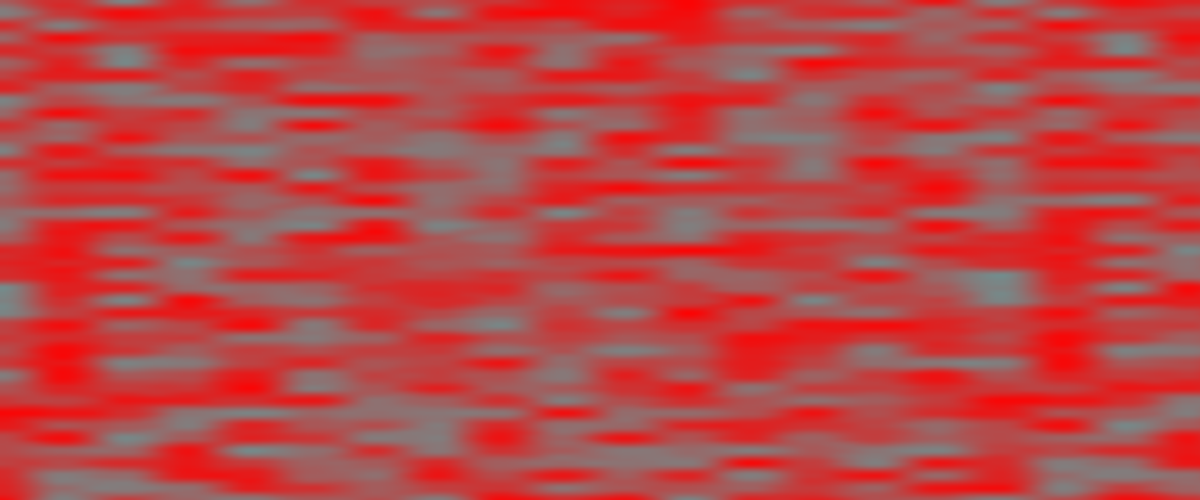
Frame 1 (no input)
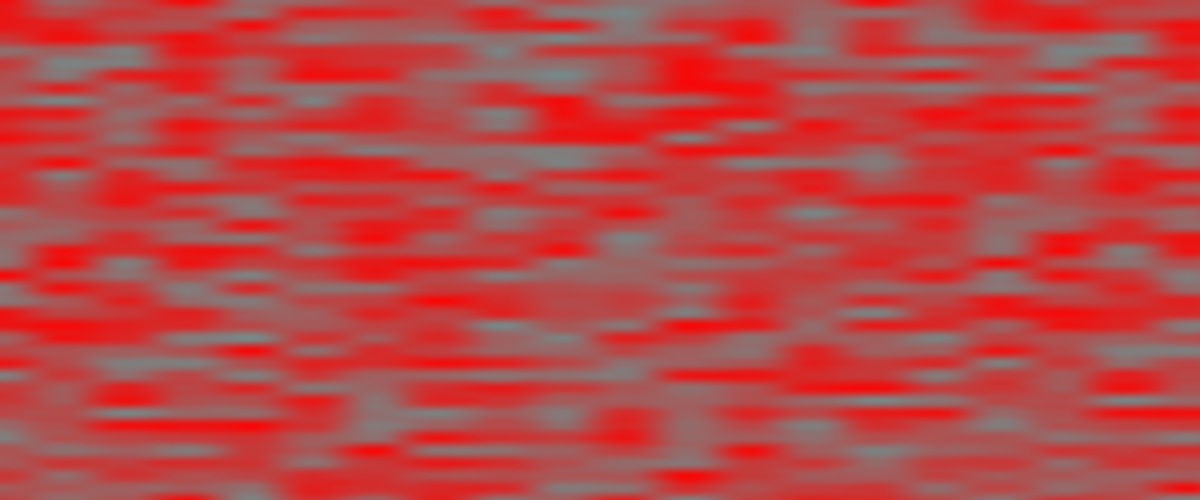
Frame 60 (the mouse pressed at the canvas centre just before this capture)
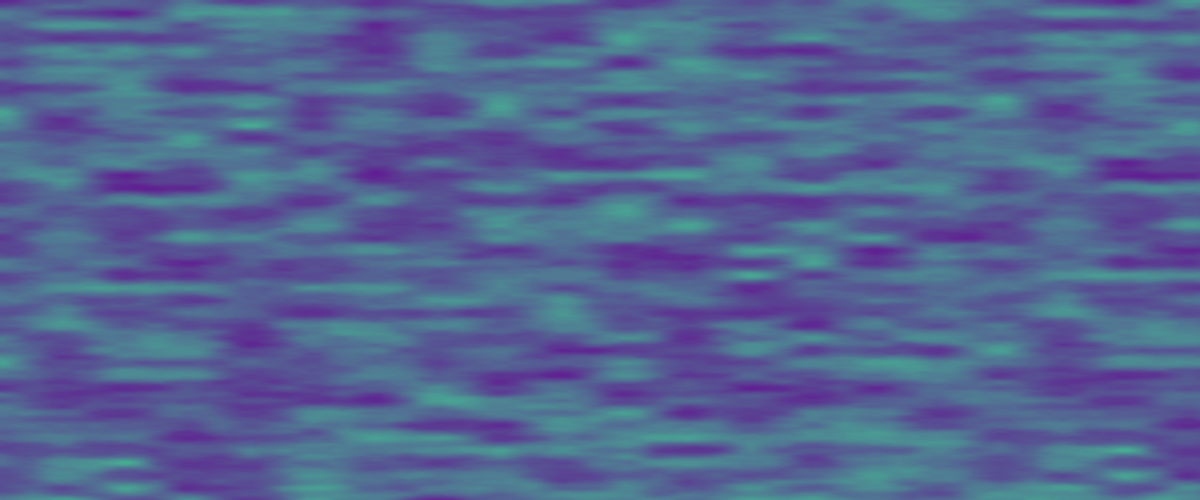
Frame 120 (the mouse held since frame 60 and released just before this capture)

The Processing sketch that drew these frames (run headless with seeded random() and noise(); from frame 60 on, the mouse is pressed at the canvas centre):

// Processing sketch: build
// ── build.pde

color c1 = color(255, 0, 0);
color c2 = color(0, 255, 255);

float inc = 0.02;
int density = 2;

float zoff = 0.0;

void setup(){
	size(1920,800);
	noStroke();
	colorMode(RGB, 256);
	frameRate(4);

}

void draw(){
	background(0);
	float detail = map(mouseX, 0, width, 0.1, 0.6);
	noiseDetail(8, detail);
	float xoff = 0.0;
	for(int x=0; x<width; x+=density){
		float yoff = 0.0;
		for(int y=0; y<height; y+=density){
			float n = noise(xoff, yoff, zoff);
			color c = lerpColor(c1, c2, n);
			fill(c);
			rect(x, y, density, density);
			yoff+= inc*5;
		}
		xoff+= inc;
	}
	zoff=frameCount/10.0; //inc*5;
}

void mousePressed(){
	c1 = color(random(155), random(55), random(155));
	c2 = color(random(255), random(100,255), random(100,255));
}
